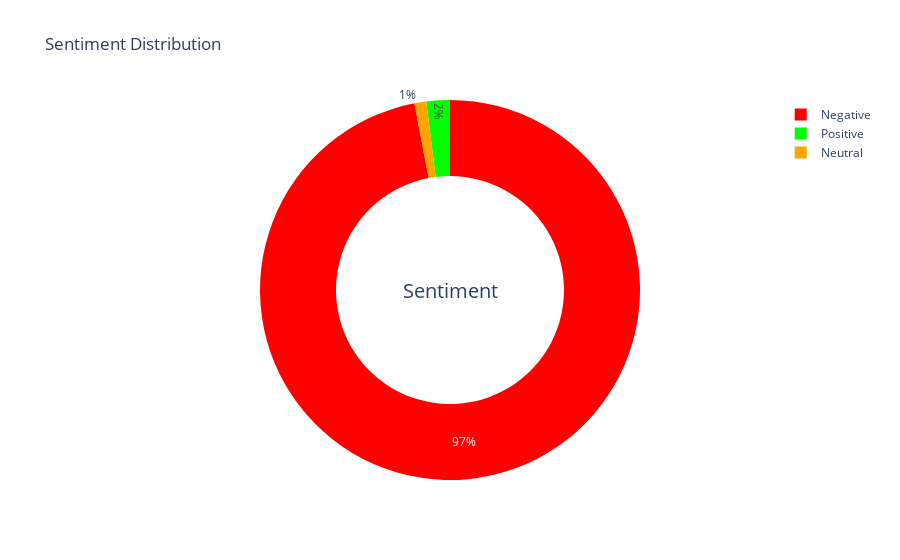

Notebook source saved alongside this figure:
### Code cell
import plotly.graph_objects as go
sentiment_counts = df['Sentiment'].value_counts()

# Define colors for each sentiment
colors = {'Positive': 'lime', 'Negative': 'red', 'Neutral': 'orange'}

# Create a doughnut plot
fig = go.Figure()

fig.add_trace(go.Pie(
    labels=sentiment_counts.index,
    values=sentiment_counts.values,
    hole=0.6,  # Set the size of the hole for a doughnut plot
    marker=dict(colors=[colors[sentiment] for sentiment in sentiment_counts.index]),
))

fig.update_layout(
    title='Sentiment Distribution',
    annotations=[dict(text='Sentiment', x=0.5, y=0.5, font_size=20, showarrow=False)]
)

# Show the plot
fig.show()

### Figure 1 — Plotly figure (JSON) as saved in the notebook; plotly's stock layout.template omitted (floating-point values rounded to 4 significant figures)
{"data": [{"hole": 0.6, "labels": ["Negative", "Positive", "Neutral"], "marker": {"colors": ["red", "lime", "orange"]}, "type": "pie", "values": [97, 2, 1]}], "layout": {"annotations": [{"font": {"size": 20}, "showarrow": false, "text": "Sentiment", "x": 0.5, "y": 0.5}], "title": {"text": "Sentiment Distribution"}}}
